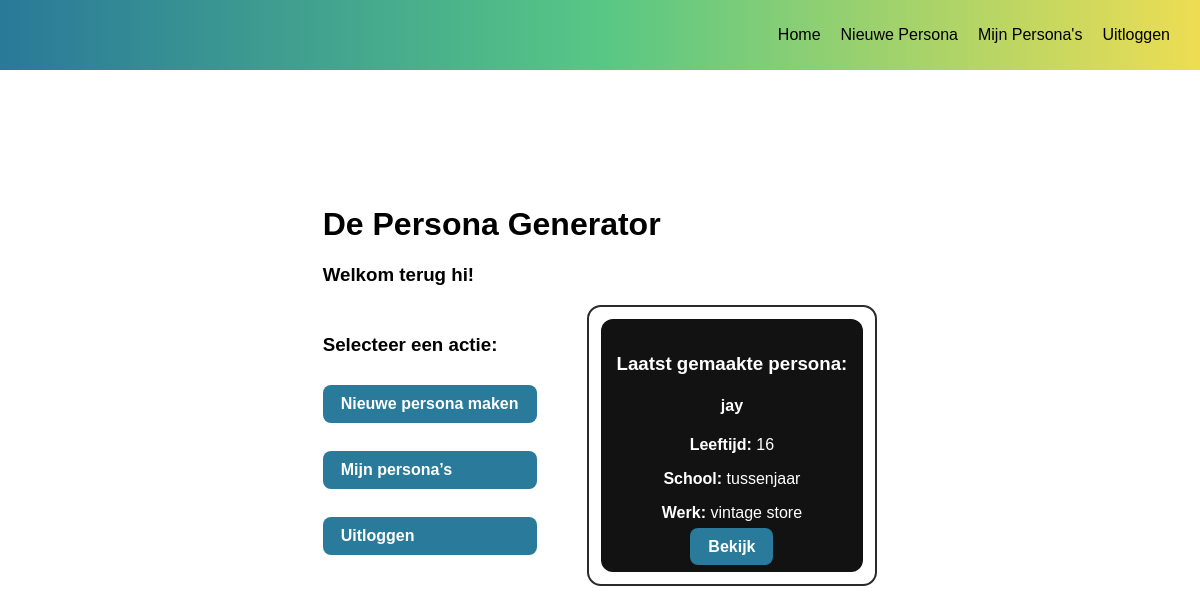
The page /dashboard (signed in) on the database its author committed.
### models.py (models this page shows, shortened)
class User(db.Model):
    id = db.Column(db.Integer, primary_key=True)
    username = db.Column(db.String(80), unique=True, nullable=False)
    password = db.Column(db.String(200), nullable=False)
    personas = db.relationship('Persona', backref='user')

class Persona(db.Model):
    id = db.Column(db.Integer, primary_key=True)
    naam = db.Column(db.String(100))
    geslacht = db.Column(db.String(20))
    leeftijd = db.Column(db.Integer)
    school = db.Column(db.Text)
    werk = db.Column(db.Text)
    doelen = db.Column(db.Text)
    frustraties = db.Column(db.Text)
    extravert = db.Column(db.Integer)
    creatief = db.Column(db.Integer)
    intuitief = db.Column(db.Integer)
    stress = db.Column(db.Integer)
    user_id = db.Column(db.Integer, db.ForeignKey('user.id'))
    stijl = db.Column(db.String(20), default="default")

### app.py (the view)
@app.route('/dashboard')
def dashboard():
    if 'user_id' not in session:
        return redirect('/login')
    user = User.query.get(session['user_id'])
    laatste_persona = Persona.query.filter_by(
        user_id=session['user_id']
    ).order_by(Persona.id.desc()).first()
    return render_template(
        'dashboard.html',
        user=user,
        laatste_persona=laatste_persona
    )

### templates/dashboard.html
{% extends "base.html" %}
{% block content %}
<h1>De Persona Generator</h1>
<h3>Welkom terug {{ user.username }}!</h3>
<div class="dashboard">
    {% if laatste_persona %}
    <div class="persona-overzicht">
        <div class="persona-kaart {{ laatste_persona.stijl or 'default' }}">
            <div class="persona-kaart-inner">
                <h3>Laatst gemaakte persona:</h3>
                <h4>{{ laatste_persona.naam }}</h4>
                <p><strong>Leeftijd:</strong> {{ laatste_persona.leeftijd }}</p>
                <p><strong>School:</strong> {{ laatste_persona.school }}</p>
                <p><strong>Werk:</strong> {{ laatste_persona.werk }}</p>
                <div class="actie-knoppen">
                    <a href="{{ url_for('view_persona', persona_id=laatste_persona.id) }}" class="button">
                        Bekijk
                    </a>
                </div>
            </div>
        </div>
    </div>
    {% else %}
    <div class="geen_persona">
        <p><em>Maak je eerste persona</em></p>
        <a href="{{ url_for('stap1') }}" class="button">Persona maken</a>
    </div>
    {% endif %}
    <div class="dashboard-knoppen">
        <h3>Selecteer een actie:</h3>
        <a href="{{ url_for('stap1') }}" class="button">Nieuwe persona maken</a><br>
        <a href="{{ url_for('personas') }}" class="button">Mijn persona’s</a><br>
        <a href="{{ url_for('logout') }}" class="button">Uitloggen</a>
    </div>
</div>
{% endblock %}

### static/style.css (style rules this page uses)
* { box-sizing: border-box; font-family: Arial, Helvetica, sans-serif; }
body { margin: 0; height: 100vh; display: flex; align-items: center; justify-content: center; }
.button { margin-top: 10px; padding: 10px 18px; border: none; background: #2A7B9B; color: white; font-weight: 600; border-radius: 8px; cursor: pointer; text-decoration: none; }
.dashboard-knoppen { display: flex; flex-direction: column; margin-bottom: 20px; }
.dashboard { margin-bottom: 30px; display: flex; flex-direction: row-reverse; gap: 50px; align-items: center; }
.persona-overzicht { display: flex; gap: 20px; }
.persona-kaart { border-radius: 14px; padding: 12px; }
.persona-kaart-inner { padding: 16px; border-radius: 12px; text-align: center; }
.persona-kaart.stijl2 { border: 2px solid #2b2a2a; }
.persona-kaart.stijl2 .persona-kaart-inner { background: #121212; color: white; }

### rows shown on the page
User: username "hi"
Persona: naam "jay", leeftijd "16", school "tussenjaar", werk "vintage store"
